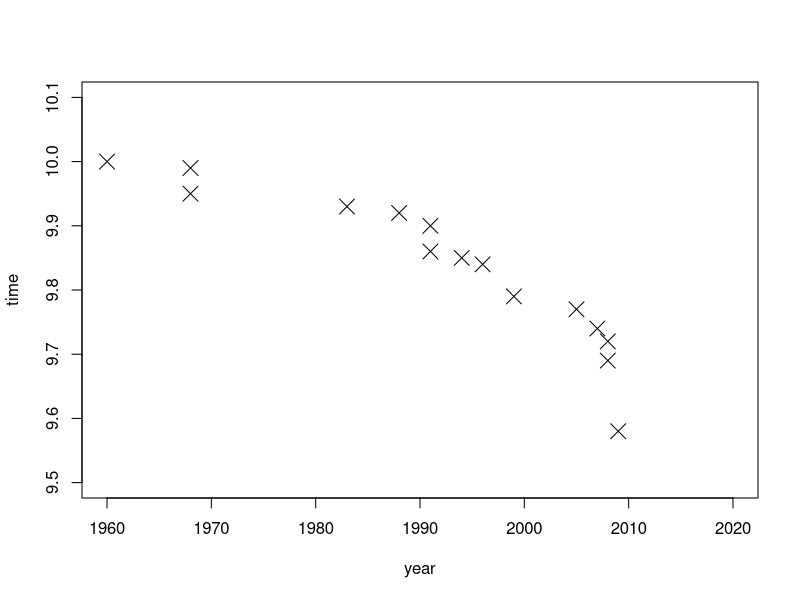
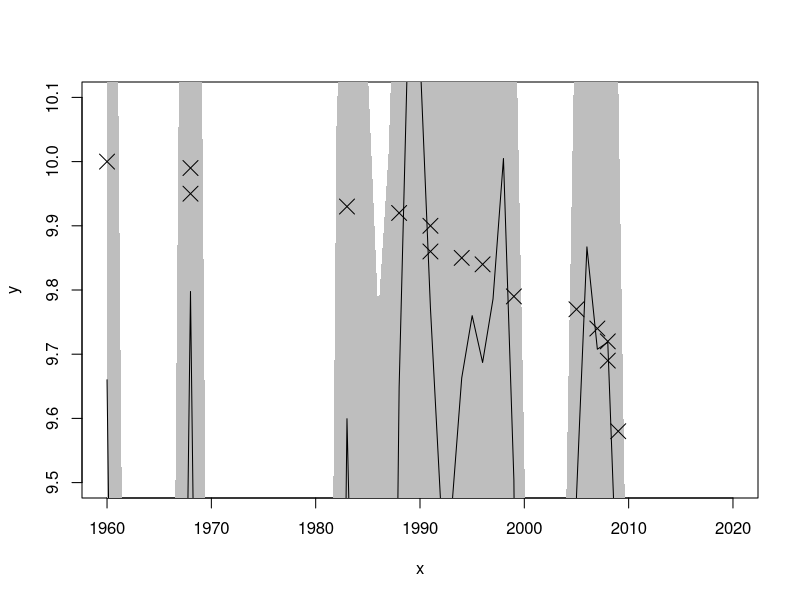
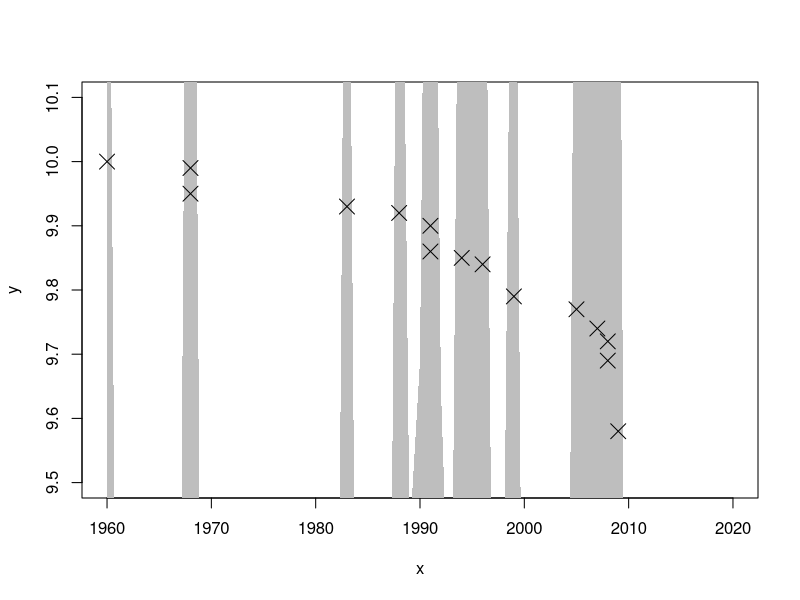

Write the R code that produced these figures, in order. (Note: this script raises an error after producing the figures.)
## ---- chunk 1
dat <- read.table("./Data/World_Record.dat", sep = "\t",
                  col.names = c("name", "time", "date"))

dat <- dat[-c(6, 17:21), -1]
dat$date <- as.integer(gsub(".*, ", "", dat$date))
colnames(dat) <- c("y", "x")
plot(dat$x, dat$y, xlab = "year", ylab = "time", 
     xlim = c(1960, 2020), ylim = c(9.5, 10.1), pch = 4, cex = 2)
## ---- chunk 2
dat <- scale(dat)
scale_pars <- unlist(attributes(dat)[c("scaled:center", "scaled:scale")])
dat <- as.data.frame(dat)
## ---- chunk 3
L <- function(param, x, y) {
   # C <- -nrow(train)/2*log(2*pi)
   C <- 0
   K <- get_cov_mat_exp(x, x, theta1 = param[1], theta2 = param[2])
   diag(K) <- diag(K) + exp(param[3])
   
   return(-log(det(K)) - t(as.matrix(y)) %*% solve(K) %*% as.matrix(y) + C)
}
## ---- chunk 4
get_cov_mat_exp <- function(x1, x2, theta1 = 1, theta2 = 1) {
   
   ## matrixに変換
   x1 <- as.matrix(x1)
   x2 <- as.matrix(x2)
   
   ## 行の組み合わせを作成する
   n <- nrow(x1)
   m <- nrow(x2)
   d <- ncol(x1)
   tmp <- cbind(kronecker(x1, matrix(1, m)), kronecker(matrix(1, n), x2))
   
   ret <- apply(tmp, 1, function(x, d, theta1, theta2) {
      rbf_knl_exp(x[(1:d)], x[(d+1):ncol(tmp)], theta1, theta2) # rbf_knl_expを使う
   }, d, theta1, theta2)
   return(matrix(ret, n, m, byrow = T))
}
## ---- chunk 5
rbf_knl_exp <- function(x1, x2, theta1 = 1, theta2 = 1) {
   exp(theta1) * exp(-norm(x1 - x2, "2")^2/exp(theta2))
}
## ---- chunk 6
get_cov_mat <- function(x1, x2, theta1 = 1, theta2 = 1) {
   
   ## matrixに変換
   x1 <- as.matrix(x1)
   x2 <- as.matrix(x2)
   
   ## 行の組み合わせを作成する
   n <- nrow(x1)
   m <- nrow(x2)
   d <- ncol(x1)
   tmp <- cbind(kronecker(x1, matrix(1, m)), kronecker(matrix(1, n), x2))
   
   ret <- apply(tmp, 1, function(x, d, theta1, theta2) {
      rbf_knl(x[(1:d)], x[(d+1):ncol(tmp)], theta1, theta2)
   }, d, theta1, theta2)
   return(matrix(ret, n, m, byrow = T))
}
## ---- chunk 7
rbf_knl <- function(x1, x2, theta1 = 1, theta2 = 1) {
   theta1 * exp(-norm(x1 - x2, "2")^2/theta2)
}
## ---- chunk 8
param <- c(1, 1, 1)
res_par <- 
   optim(par = optim(par = param, fn = L, x = dat$x, y = dat$y, 
                     control = list(fnscale = -1))$par,
         fn = L, x = dat$x, y = dat$y, control = list(fnscale = -1))
## ---- chunk 9
print(exp(res_par$par), digits = 3)
L(res_par$par, dat$x, dat$y)
## ---- chunk 10
gen_gpreg_plot <- function(param, x, y) {

   x <- x * scale_pars[4] + scale_pars[2]
   y <- y * scale_pars[3] + scale_pars[1]
   
   
   test <- seq(1960, 2020, 1)

   theta1 <- exp(param[1])
   theta2 <- exp(param[2])
   theta3 <- exp(param[3])
   
   K       <- get_cov_mat(x, x, theta1 = theta1, theta2 = theta2)
   diag(K) <- diag(K) + theta3
   k       <- get_cov_mat(x, test, theta1 = theta1, theta2 = theta2)
   s       <- get_cov_mat(test, test, theta1 = theta1, theta2 = theta2)
   diag(s) <- diag(s) + theta3
   Mu      <- t(k) %*% solve(K) %*% y
   Var     <- s - t(k) %*% solve(K) %*% k
   CI_u    <- Mu + 2 * sqrt(diag(Var))
   CI_l    <- Mu - 2 * sqrt(diag(Var))
   
   plot(x, y, xlim = c(1960, 2020), ylim = c(9.5, 10.1), type = "n")
   polygon(c(test, rev(test)), c(CI_u, rev(CI_l)), col = 'gray', border = NA)
   points(x, y, xlim = c(1960, 2020), ylim = c(9.5, 10.1), xlab = "x", pch = 4, cex = 2)
   lines(test, Mu, xlim = c(1960, 2020), ylim = c(9.5, 10.1), type = "l", ylab = "")

}
## ---- chunk 11
gen_gpreg_plot(res_par$par, dat$x, dat$y)
## ---- chunk 12
book_par <- c(1.62, 0.44, 0.06)
gen_gpreg_plot(book_par, dat$x, dat$y)
## ---- chunk 13
print(exp(res_par_03$par), digits = 3)
L(res_par_03$par, dat$x, dat$y)
## ---- chunk 14
gen_gpreg_plot(res_par_03$par, dat$x, dat$y)
## ---- chunk 15
## 前回定義したRBFカーネル
rbf_knl_old <- function(x1, x2, theta1 = 1, theta2 = 1) {
   t(apply(as.matrix(x1), 1, function(x) theta1 * exp(-(x-x2)^2/theta2)))
}

## ベクトルに対応するために修正
rbf_knl <- function(x1, x2, theta1 = 1, theta2 = 1) {
   theta1 * exp(-norm(x1 - x2, "2")^2/theta2)
}
## ---- chunk 16
## d次元のベクトルを要素とするx1[n_1, d]およびx2[n_2, d]について、x1_nとx2_n'の共分散を計算する
get_cov_mat <- function(x1, x2, theta1 = 1, theta2 = 1) {
   ## matrixに変換
   x1 <- as.matrix(x1)
   x2 <- as.matrix(x2)
   
   ## 行の組み合わせを作成する
   n <- nrow(x1)
   m <- nrow(x2)
   d <- ncol(x1)
   tmp <- cbind(kronecker(x1, matrix(1, m)), kronecker(matrix(1, n), x2))
   
   ret <- apply(tmp, 1, function(x, d, theta1, theta2) {
      rbf_knl(x[(1:d)], x[(d+1):ncol(tmp)], theta1, theta2)
   }, d, theta1, theta2)
   return(matrix(ret, n, m, byrow = T))
}
## ---- chunk 17
x1 <- matrix(seq(0, 1, length.out = 15), 5, 3, byrow = T)
x2 <- matrix(seq(1, 2, length.out = 12), 4, 3)
apply(x1, 1, rbf_knl, x2[1, ]) # x2の1行目だけでなく、各行を順に渡したい！
## ---- chunk 18
get_cov_mat(train$x, train$x)
## ---- chunk 19
n <- nrow(train)
K <- matrix(0, n, n)
for (i in 1:n) {
   for (j in 1:n) {
      if (i > j) next
      K[i, j] <- K[j, i] <- rbf_knl(train$x[i], train$x[j])
   }
}
## ---- chunk 20
K
## ---- chunk 21
tmp <- get_cov_mat(train$x, train$x)
heatmap(tmp, Rowv = NA, Colv = NA, revC = T)
## ---- chunk 22
library(gplots)
heatmap.2(get_cov_mat(train$x, train$x), Rowv = NA, Colv = NA, dendrogram = "none", 
          trace = "none")
## ---- chunk 23
K <- get_cov_mat(train$x, train$x)
n <- 1
mu <- rep(0, nrow(train))

set.seed(123)
y <- MASS::mvrnorm(n = n, mu = mu, Sigma = K)
plot(y, type = "l")
## ---- chunk 24
test <- seq(-1, 3.5, 0.05)
theta1 <- 1
theta2 <- 0.4
theta3 <- 0.02 # 本では0.1

## x * xの共分散行列を計算する
K <- get_cov_mat(train$x, train$x, theta1 = theta1, theta2 = theta2)

## 対角要素に誤差分散を加える
diag(K) <- diag(K) + theta3

## x * new_xの共分散行列を計算する
k   <- get_cov_mat(train$x, test, theta1 = theta1, theta2 = theta2)

## new_x * new_xの共分散行列を計算する
s   <- get_cov_mat(test, test, theta1 = theta1, theta2 = theta2)
diag(s)   <- diag(s) + theta3

## 平均の推定
Mu  <- t(k) %*% solve(K) %*% train$y # yyはここでまとめて計算した

## 分散の推定
Var <- s - t(k) %*% solve(K) %*% k
# Var <- s

## 信頼区間
CI_u  <- Mu + 2 * sqrt(diag(Var))
CI_l  <- Mu - 2 * sqrt(diag(Var))
## ---- chunk 25
plot(train, xlim = c(-0.5, 3.5), ylim = c(-1, 3), type = "n")
polygon(c(test, rev(test)), c(CI_u, rev(CI_l)), col = 'gray', border = NA)
points(train$x, train$y, xlim = c(-0.5, 3.5), ylim = c(-1, 3), xlab = "x", pch = 4, cex = 2)
lines(test, Mu, xlim = c(-0.5, 3.5), ylim = c(-1, 3), type = "l", ylab = "")
## ---- chunk 26
par(mfrow = c(3, 1), mar = c(3, 3, 1, 1))
plot(cbind(test, diag(s)), type = "l", xlab = "", ylab = "diag(Var)")
plot(cbind(test, diag(t(k) %*% solve(K) %*% k)), type = "l", xlab = "", ylab = "diag(Var)")
plot(cbind(test, diag(Var)), type = "l", xlab = "", ylab = "diag(Var)")
## ---- chunk 27
heatmap.2(k, Rowv = NA, Colv = NA, dendrogram = "none",
          trace = "none")
## ---- chunk 28
data.frame(
   "x1" = diag(Var)[(-5:5)+which(round(seq(-1, 3.5, 0.05), 3) == train$x[1])],
   "x2" = diag(Var)[(-5:5)+which(round(seq(-1, 3.5, 0.05), 3) == train$x[2])],
   "x3" = diag(Var)[(-5:5)+which(round(seq(-1, 3.5, 0.05), 3) == train$x[3])],
   "x4" = diag(Var)[(-5:5)+which(round(seq(-1, 3.5, 0.05), 3) == train$x[4])],
   "x5" = diag(Var)[(-5:5)+which(round(seq(-1, 3.5, 0.05), 3) == train$x[5])]
)
## ---- chunk 29
## theta > 0の制約を外すためにexpを付ける
rbf_knl_exp <- function(x1, x2, theta1 = 1, theta2 = 1) {
   exp(theta1) * exp(-norm(x1 - x2, "2")^2/exp(theta2))
}
## ---- chunk 30
get_cov_mat_exp <- function(x1, x2, theta1 = 1, theta2 = 1) {
   
   ## matrixに変換
   x1 <- as.matrix(x1)
   x2 <- as.matrix(x2)
   
   ## 行の組み合わせを作成する
   n <- nrow(x1)
   m <- nrow(x2)
   d <- ncol(x1)
   tmp <- cbind(kronecker(x1, matrix(1, m)), kronecker(matrix(1, n), x2))
   
   ret <- apply(tmp, 1, function(x, d, theta1, theta2) {
      rbf_knl_exp(x[(1:d)], x[(d+1):ncol(tmp)], theta1, theta2) # rbf_knl_expを使う
   }, d, theta1, theta2)
   return(matrix(ret, n, m, byrow = T))
}
## ---- chunk 31
L <- function(param, x, y) {
   # C <- -nrow(train)/2*log(2*pi)
   C <- 0
   K <- get_cov_mat_exp(x, x, theta1 = param[1], theta2 = param[2])
   diag(K) <- diag(K) + exp(param[3])
   
   return(-log(det(K)) - t(as.matrix(y)) %*% solve(K) %*% as.matrix(y) + C)
}
## ---- chunk 32
param <- c(1, 1, 1)
res_par_01 <- 
   optim(par = optim(par = param, fn = L, x = train$x, y = train$y, 
                     control = list(fnscale = -1))$par,
         fn = L, x = train$x, y = train$y, control = list(fnscale = -1))
## ---- chunk 33
print(exp(res_par_01$par), digits = 3)
L(res_par_01$par, train$x, train$y)
## ---- chunk 34
param <- c(0.1, 0.1, 0.1)
res_par_02 <- 
   optim(par = optim(par = param, fn = L, x = train$x, y = train$y, 
                     control = list(fnscale = -1))$par,
         fn = L, x = train$x, y = train$y, control = list(fnscale = -1))
## ---- chunk 35
print(exp(res_par_02$par), digits = 3)
L(res_par_02$par, train$x, train$y)
## ---- chunk 36
gen_gpreg_plot <- function(param, x, y) {

   test <- seq(-1, 3.5, 0.05)

   theta1 <- exp(param[1])
   theta2 <- exp(param[2])
   theta3 <- exp(param[3])
   
   K       <- get_cov_mat(x, x, theta1 = theta1, theta2 = theta2)
   diag(K) <- diag(K) + theta3
   k       <- get_cov_mat(x, test, theta1 = theta1, theta2 = theta2)
   s       <- get_cov_mat(test, test, theta1 = theta1, theta2 = theta2)
   diag(s) <- diag(s) + theta3
   Mu      <- t(k) %*% solve(K) %*% y
   Var     <- s - t(k) %*% solve(K) %*% k
   CI_u    <- Mu + 2 * sqrt(diag(Var))
   CI_l    <- Mu - 2 * sqrt(diag(Var))
   
   plot(x, y, xlim = c(-0.5, 3.5), ylim = c(-1, 3), type = "n")
   polygon(c(test, rev(test)), c(CI_u, rev(CI_l)), col = 'gray', border = NA)
   points(x, y, xlim = c(-0.5, 3.5), ylim = c(-1, 3), xlab = "x", pch = 4, cex = 2)
   lines(test, Mu, xlim = c(-0.5, 3.5), ylim = c(-1, 3), type = "l", ylab = "")

}
## ---- chunk 37
gen_gpreg_plot(res_par_02$par, train$x, train$y)
## ---- chunk 38
plot(dat, ylim = c(-1, 3), xlab = "x", pch = 4, cex = 2)
## ---- chunk 39
param <- c(1, 1, 1)
res_par_03 <- 
   optim(par = optim(par = param, fn = L, x = dat$x, y = dat$y, 
                     control = list(fnscale = -1))$par,
         fn = L, x = dat$x, y = dat$y, control = list(fnscale = -1))
## ---- chunk 40
print(exp(res_par_03$par), digits = 3)
L(res_par_03$par, dat$x, dat$y)
## ---- chunk 41
gen_gpreg_plot(res_par_03$par, dat$x, dat$y)
